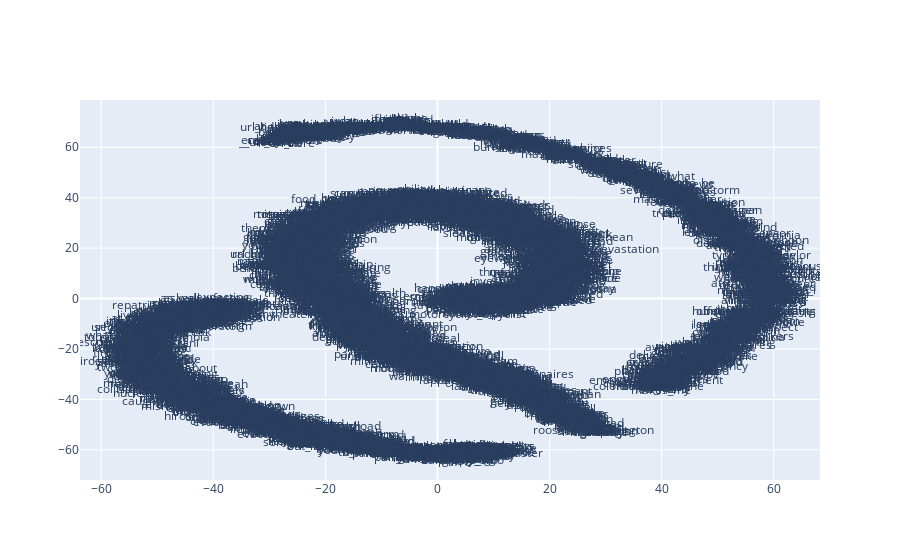

Notebook code cell kept with this figure:
### Code cell
x_vals, y_vals, labels = reduce_dimensions(model_ui_bow)
plot_function(x_vals, y_vals, labels)

### Figure 1 — Plotly figure (JSON) as saved in the notebook; plotly's stock layout.template omitted (floating-point values rounded to 4 significant figures; data arrays with more than 128 entries replaced by an {"elided": "..."} marker saying what was removed)
{"data": [{"mode": "text", "text": {"elided": "5835 str values"}, "type": "scatter", "x": {"elided": "5835 float values"}, "y": {"elided": "5835 float values"}}], "layout": {}}
